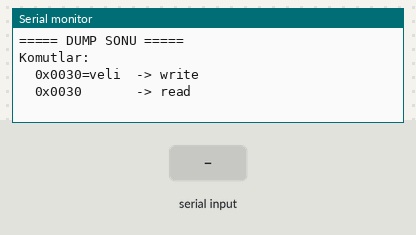
A sketch run on a simulated ESP32-C6. Parts: the last lines printed to the serial monitor. Wiring (inferred from the names in the program): 24Cxx EEPROM at I2C address 0x50. Inputs (shaded band) come from the test bench. EEPROM starts erased.

Above: at 2.3 s.
2.4 s: "90,45\n" received over Serial
At 3.6 s:
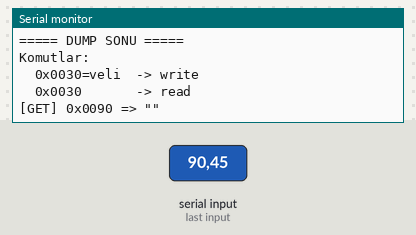
3.9 s: "30,150\n" received over Serial
At 4.7 s:
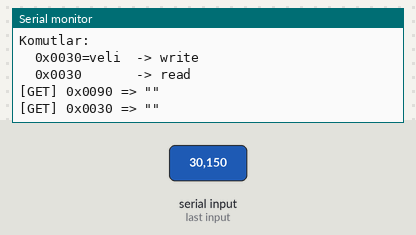
Timing chart, 0 to 6.9 s (numbered marks = the images above; inputs shaded):
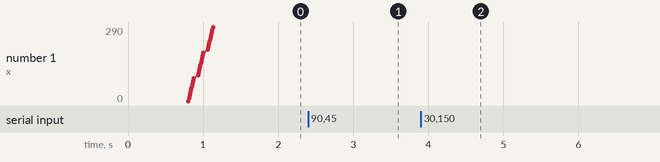

Measured:
- after the input at 2.4 s, the serial monitor: prints a new line at once (image 1)
- after the input at 3.9 s, the serial monitor: prints a new line at once (image 2)

The sketch:

eeprom-esp32-c2-supermini.ino
```cpp
#include <Wire.h>

#define EEPROM_ADDR 0x50
#define SDA_PIN 8
#define SCL_PIN 9
#define EEPROM_SIZE 700 // 8 KB EEPROM

uint8_t eepromReadByte(uint16_t addr) {
  Wire.beginTransmission(EEPROM_ADDR);
  Wire.write(highByte(addr));
  Wire.write(lowByte(addr));
  Wire.endTransmission(false);

  Wire.requestFrom((uint8_t)EEPROM_ADDR, (uint8_t)1);
  if (Wire.available())
    return Wire.read();
  return 0xFF;
}

void eepromWriteByte(uint16_t addr, uint8_t data) {
  Wire.beginTransmission(EEPROM_ADDR);
  Wire.write(highByte(addr));
  Wire.write(lowByte(addr));
  Wire.write(data);
  Wire.endTransmission();
  delay(5); // write cycle
}

void eepromWriteString(uint16_t addr, String data) {
  for (uint16_t i = 0; i < data.length() && addr < EEPROM_SIZE - 1; i++) {
    eepromWriteByte(addr++, data[i]);
  }
  eepromWriteByte(addr, 0x00); // NULL
  dumpEEPROM(EEPROM_SIZE);
}

String eepromReadString(uint16_t addr) {
  String result = "";
  uint8_t c;

  while (addr < EEPROM_SIZE) {
    c = eepromReadByte(addr++);
    if (c == 0x00 || c == 0xFF || c == 0x0A) break;

    if (c >= 32 && c <= 126)
      result += (char)c;
    else
      break;
  }
  return result;
}

void dumpEEPROM(uint16_t size) {
  Serial.println("\n===== EEPROM FULL DUMP =====\n");

  for (uint16_t base = 0; base < size; base += 16) {

    Serial.printf("0x%04X: ", base);

    char ascii[17];

    for (uint8_t i = 0; i < 16; i++) {
      uint8_t val = eepromReadByte(base + i);
      Serial.printf("%02X ", val);
      ascii[i] = (val >= 32 && val <= 126) ? val : '.';
    }

    ascii[16] = '\0';
    Serial.print(" |");
    Serial.print(ascii);
    Serial.println("|");
  }

  Serial.println("\n===== DUMP SONU =====\n");
}

uint16_t parseHexAddress(String s) {
  s.trim();
  s.replace("0x", "");
  s.replace("0X", "");
  return (uint16_t) strtol(s.c_str(), NULL, 16);
}

void handleCommand(String cmd) {
  cmd.trim();
  if (cmd.length() == 0) return;

  int eq = cmd.indexOf('=');

  // -------- WRITE --------
  if (eq > 0) {
    uint16_t addr = parseHexAddress(cmd.substring(0, eq));
    String value = cmd.substring(eq + 1);

    Serial.printf("\n[SET] 0x%04X <= \"%s\"\n", addr, value.c_str());

    eepromWriteString(addr, value);
  }
  // -------- READ --------
  else {
    uint16_t addr = parseHexAddress(cmd);
    String val = eepromReadString(addr);

    Serial.printf("\n[GET] 0x%04X => \"%s\"\n", addr, val.c_str());
  }
}

void setup() {
  Serial.begin(115200);
  delay(800);

  Wire.begin(SDA_PIN, SCL_PIN);
  Wire.setClock(100000);

  Serial.println("\nESP32-C3 EEPROM Console");
  Serial.println("EEPROM Size: 8 KB (0x0000 - 0x1FFF)");
  Serial.println("Boot dump basliyor...\n");

  dumpEEPROM(EEPROM_SIZE);

  Serial.println("Komutlar:");
  Serial.println("  0x0030=veli  -> write");
  Serial.println("  0x0030       -> read");
}

void loop() {
  if (Serial.available()) {
    String cmd = Serial.readStringUntil('\n');
    handleCommand(cmd);
  }
}
```
